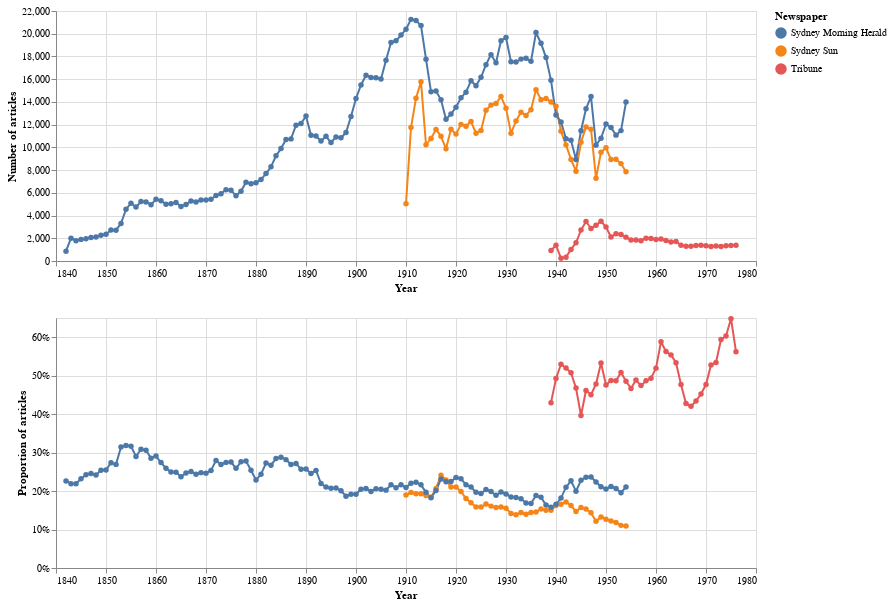

The notebook cell saved with this chart:
### Markdown cell above
And make some charts!

### Code cell
# Chart totals
chart7 = make_chart_totals(df_newspapers, 'newspaper', 'Newspaper')

# Chart proportions
chart8 = make_chart_proportions(df_newspapers, 'newspaper', 'Newspaper')

# Shorthand way of concatenating the two charts (note there's only one legend)
chart7 & chart8

### Figure 1 — Vega-Lite specification as saved in the notebook (floating-point values rounded to 4 significant figures; data arrays with more than 128 entries replaced by an {"elided": "..."} marker saying what was removed)
{"config": {"view": {"continuousWidth": 400, "continuousHeight": 300}}, "vconcat": [{"mark": {"type": "line", "point": true}, "encoding": {"color": {"type": "nominal", "field": "newspaper", "legend": {"title": "Newspaper"}}, "tooltip": [{"type": "nominal", "field": "newspaper", "title": "Newspaper"}, {"type": "quantitative", "field": "year", "title": "Year"}, {"type": "quantitative", "field": "total_results", "format": ",", "title": "Articles"}], "x": {"type": "quantitative", "axis": {"format": "c", "title": "Year"}, "field": "year"}, "y": {"type": "quantitative", "axis": {"format": ",d", "title": "Number of articles"}, "field": "total_results"}}, "height": 250, "width": 700}, {"mark": {"type": "line", "point": true}, "encoding": {"color": {"type": "nominal", "field": "newspaper", "legend": {"title": "Newspaper"}}, "tooltip": [{"type": "nominal", "field": "newspaper", "title": "Newspaper"}, {"type": "quantitative", "field": "year", "title": "Year"}, {"type": "quantitative", "field": "proportion", "format": "%", "title": "Proportion"}], "x": {"type": "quantitative", "axis": {"format": "c", "title": "Year"}, "field": "year"}, "y": {"type": "quantitative", "axis": {"format": "%", "title": "Proportion of articles"}, "field": "proportion", "stack": null}}, "height": 250, "width": 700}], "data": {"name": "data-9b7478fe8a48489593ca4ec84602a19f"}, "$schema": "https://vega.github.io/schema/vega-lite/v4.8.1.json", "datasets": {"data-9b7478fe8a48489593ca4ec84602a19f": {"elided": "196 records"}}}
